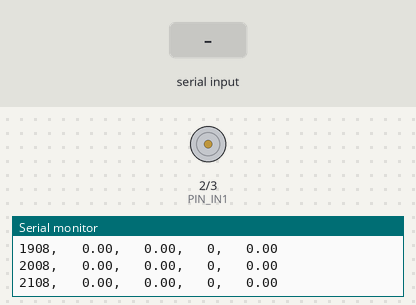
Simulated run of this sketch. Board: Arduino Uno, built with avr-gcc and run on an emulated ATmega328P. Shown: motor-driver pin pairs drawn as motors (green arrow = first pin HIGH = forward, orange = second pin HIGH = backward, longer = more drive, scaled by the enable pin), the last lines printed to the serial monitor. The inputs (shaded band) are chosen by the test bench.

Above: at 2.2 s.
2.3 s: "r90\n" received over Serial
At 3.3 s:
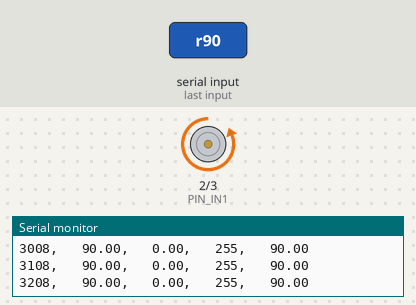
3.8 s: "r,45\n" received over Serial
At 4.5 s:
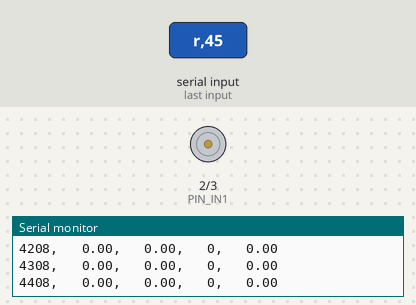
Timing chart, 0 to 6.8 s (numbered marks = the images above; inputs shaded):
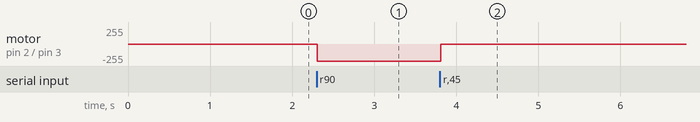

The sketch:

pid_test.ino
```cpp
// ---------- Pin Definition ----------
#define PIN_PWM   4
#define PIN_IN1   2
#define PIN_IN2   3
#define PIN_ENCA  5
#define PIN_ENCB  6

const int PWM_MIN = 140;
const int PWM_MAX = 255;

// ---------- Encoder ----------
volatile long encoderCount = 0;

void encoderISR() {
  int b = digitalRead(PIN_ENCB);
  if (b > 0) encoderCount--;
  else       encoderCount++;
}

// ---------- Motor ----------
void setMotor(int pwmVal) {
  if (pwmVal > 0) {
    // หมุนหน้า
    int actualPWM = map(pwmVal, 1, 255, PWM_MIN, PWM_MAX);
    digitalWrite(PIN_IN1, LOW);
    digitalWrite(PIN_IN2, HIGH);
    analogWrite(PIN_PWM, actualPWM);
  } else if (pwmVal < 0) {
    // หมุนหลัง
    int actualPWM = map(-pwmVal, 1, 255, PWM_MIN, PWM_MAX);
    digitalWrite(PIN_IN1, HIGH);
    digitalWrite(PIN_IN2, LOW);
    analogWrite(PIN_PWM, actualPWM);
  }else {
    // pwmVal == 0 → หยุดสนิท
    digitalWrite(PIN_IN1, LOW);
    digitalWrite(PIN_IN2, LOW);
    analogWrite(PIN_PWM, 0);
  }
}

// ---------- PID Parameters ----------
float Kp = 3.0;
float Ki = 5.0;
float Kd = 0.0;

float targetRPM = 0.0;   // ← ตั้ง RPM เป้าหมายที่นี่

// ---------- PID State ----------
float integral   = 0;
float prevError  = 0;
long  prevCount  = 0;

// ---------- Timing ----------
const int   LOOP_MS  = 100;          // คำนวณทุก 100ms
const float LOOP_SEC = LOOP_MS / 1000.0;

// PPR หลัง gearbox = 7 * 139 * 4 (quadrature) = 3892
// ถ้า encoder ต่อแค่ช่อง A เดียว = 7 * 139 = 973
const float PULSES_PER_REV = 973.0;  // ใช้ channel A เดียว

// ---------- Setup ----------
void setup() {
  Serial.begin(115200);
  delay(1000);

  pinMode(PIN_PWM,  OUTPUT);
  pinMode(PIN_IN1,  OUTPUT);
  pinMode(PIN_IN2,  OUTPUT);
  pinMode(PIN_ENCA, INPUT_PULLUP);
  pinMode(PIN_ENCB, INPUT_PULLUP);

  attachInterrupt(digitalPinToInterrupt(PIN_ENCA), encoderISR, RISING);

  Serial.println("=== PID Motor Test ===");
  Serial.println("Format: time(ms), targetRPM, actualRPM, pwm, error");
  Serial.println("ส่งคำสั่งผ่าน Serial: 'r30' = setpoint 30 RPM, 's' = stop");
}

// ---------- Loop ----------
void loop() {
  static unsigned long lastTime = 0;
  unsigned long now = millis();

  // รับคำสั่งจาก Serial Monitor
  if (Serial.available()) {
    String cmd = Serial.readStringUntil('\n');
    cmd.trim();
    if (cmd.startsWith("r")) {
      targetRPM = cmd.substring(1).toFloat();
      integral  = 0;
      prevError = 0;
      Serial.print(">> Set target RPM = ");
      Serial.println(targetRPM);
    } else if (cmd == "s") {
      targetRPM = 0;
      integral  = 0;
      setMotor(0);
      Serial.println(">> STOP");
    } else if (cmd.startsWith("p")) {
      Kp = cmd.substring(1).toFloat();
      Serial.print(">> Kp = "); Serial.println(Kp);
    } else if (cmd.startsWith("i")) {
      Ki = cmd.substring(1).toFloat();
      Serial.print(">> Ki = "); Serial.println(Ki);
    } else if (cmd.startsWith("d")) {
      Kd = cmd.substring(1).toFloat();
      Serial.print(">> Kd = "); Serial.println(Kd);
    }
  }

  // PID loop ทุก LOOP_MS
  if (now - lastTime >= LOOP_MS) {
    lastTime = now;

    // คำนวณ RPM จาก encoder
    long currentCount = encoderCount;
    long deltaPulses  = currentCount - prevCount;
    prevCount = currentCount;

    float actualRPM = (deltaPulses / PULSES_PER_REV) * (60.0 / LOOP_SEC);

    // ถ้า target = 0 หยุดทันที
    if (targetRPM == 0) {
      setMotor(0);
      integral  = 0;
      prevError = 0;
      Serial.print(now);    Serial.print(",   ");
      Serial.print(0.0);    Serial.print(",   ");
      Serial.print(actualRPM, 2); Serial.print(",   ");
      Serial.print(0);      Serial.print(",   ");
      Serial.println(0.0);
      return;
    }

    // PID
    float error = targetRPM - actualRPM;
    integral   += error * LOOP_SEC;
    float derivative = (error - prevError) / LOOP_SEC;
    prevError = error;

    // Clamp integral (anti-windup)
    integral = constrain(integral, -100, 100);

    float output = Kp * error + Ki * integral + Kd * derivative;
    int   pwmOut = (int)constrain(output, -255, 255);

    setMotor(pwmOut);

    // Print ผลลัพธ์
    Serial.print(now);       Serial.print(",   ");
    Serial.print(targetRPM); Serial.print(",   ");
    Serial.print(actualRPM, 2); Serial.print(",   ");
    Serial.print(pwmOut);    Serial.print(",   ");
    Serial.println(error, 2);
  }
}
```

Measured:
- after the input at 2.3 s, motor on pin 2 (PIN_IN1) / pin 3 (PIN_IN2): stopped → backward 255/255 at once
- after the input at 3.8 s, motor on pin 2 (PIN_IN1) / pin 3 (PIN_IN2): backward 255/255 → stopped at once
